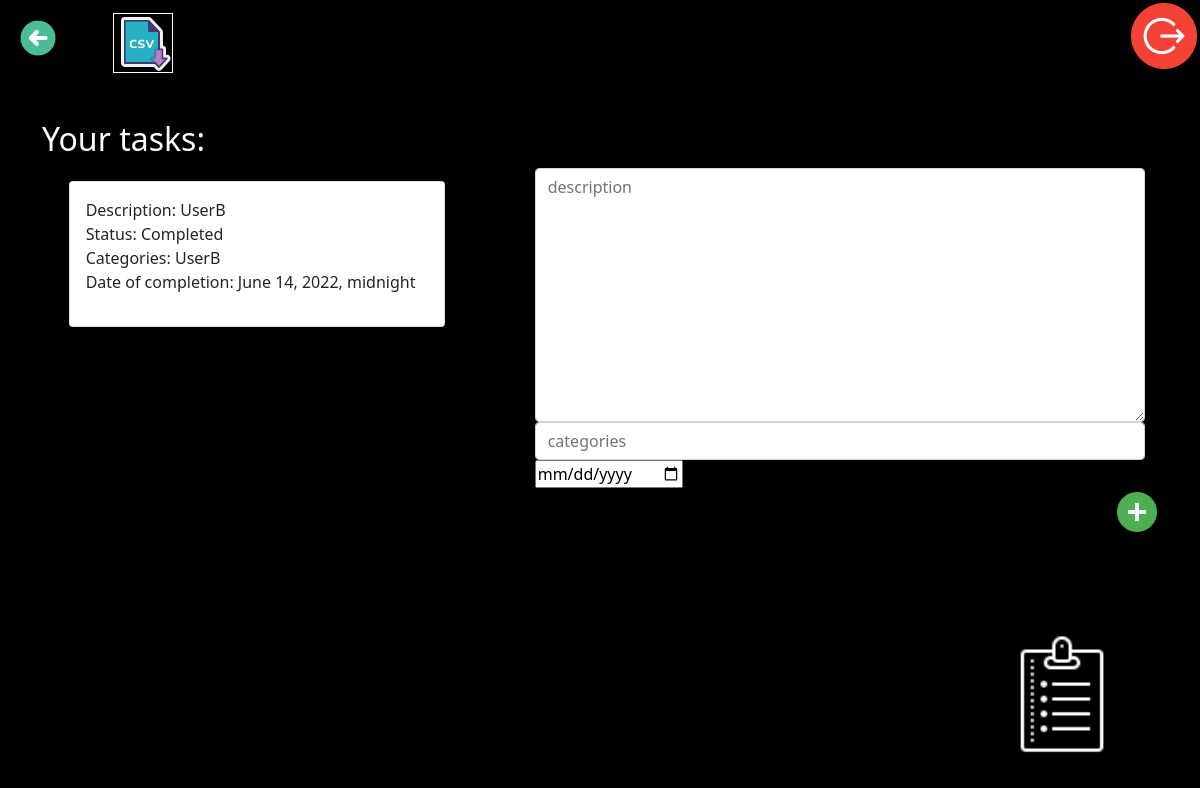
Before: /tasks/my-tasks/1 (signed in) with the older database file.
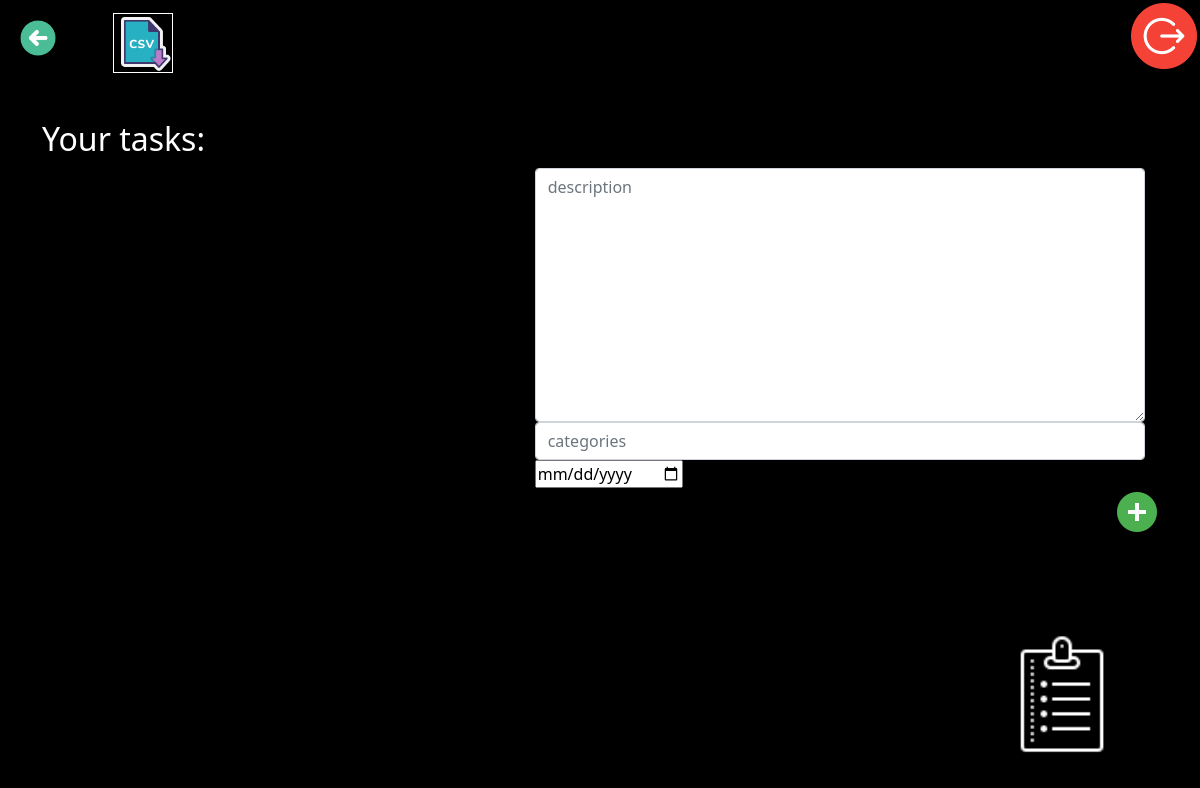
After: the same page with the newer database file.
### listWorkers/models.py (models this page shows, shortened)
class Employees_Task_List(Model):
    id_creator = IntegerField("id_creator", max_length=1000, null=False)
    id_worker = IntegerField("id_worker", max_length=1000, null=False)
    id_team = IntegerField("id_team", max_length=1000, null=False)
    description = CharField("description", max_length=1000, null=False)
    status = CharField("status", max_length=100, auto_created="Not complete")
    categories = CharField("categories", max_length=1000, null=False)
    date_of_completion = DateTimeField()
    class Meta:
        ordering = ["id"]
        verbose_name = "Employees_Task_List"
        verbose_name_plural = "Employees_Task_List"

### listWorkers/views.py (the view, shortened to what this page needs)
# urls.py: path("my-tasks/<int:iduser>", MyTasks.as_view(), name="my_tasks"),
class MyTasks(View):
    def get(self, request, iduser):
        id_user = request.user.id
        check_log(id_user)
        form = NewTaskForm()
        tasks = Employees_Task_List.objects.filter(id_worker=iduser)
        return render(
            request,
            "listWorkers/my_tasks.html",
            {"form": form, "tasks": tasks, "id_worker": iduser},
        )

### listWorkers/forms.py
class NewTaskForm(ModelForm):
    class Meta:
        model = models.Employees_Task_List
        fields = ["description", "categories", "date_of_completion"]
        widgets = {
            "description": Textarea(
                attrs={"class": "form-control", "placeholder": "description"}
            ),
            "categories": TextInput(
                attrs={"class": "form-control", "placeholder": "categories"}
            ),
            "date_of_completion": DateInput(),
        }

### listWorkers/views.py (called while the page is built)
def check_log(id_user):
    if id_user:
        pass
    else:
        raise PermissionDenied()

### listWorkers/templates/listWorkers/my_tasks.html (shortened to what this page needs)
{% extends 'listWorkers/base.html' %}
{% load static %}
{% block css_aditional %}
<link rel="stylesheet" href="{% static 'listWorkers/css/my_tasks.css'%}">
{% endblock %}
{% block content %}
<a href="{% url 'logout' %}"><img align="right" src="/static/listWorkers/img/logout.png" id="logout">  </a>
<a href="{% url 'profile_user' %}"> <img id="back" src="/static/listWorkers/img/back2.png"> </a>
<a href="{% url 'export_tasks' user.id %}"> <img id="export" src="/static/listWorkers/img/export_csv2.png"> </a>
<h2 id="taskWorker" align="left">Your tasks: {{info.name}}</h2>
    <div class="col-8 mt-5" id="create_task">
        <form class="form-inline justify-content-centr" id="createNewTaskForm" method="post" data-url="{% url 'my_tasks' user.id%}">
            {% for field in form %}
                <div class="mx-3">
                    {{ field }}
                </div>
            {% endfor %}
            <input id="createButton" align="right"  type="image" src="/static/listWorkers/img/add.png">
        </form>
    </div>
    <div class="col-5 mt-5" id="taskList">
        {% for task in tasks %}
            <div class="card mb-1" id="taskCard" data-id="{{ task.id}}" style="{% if task.completed %} text-decoration: line-through {% endif %}">
                <div class="card-body">
                    <p>Description: {{ task.description }}<br>Status: {{task.status}}<br>Categories: {{ task.categories }}<br>Date of completion: {{ task.date_of_completion }}<br> </p>
                </div>
            </div>
        {% endfor %}
    </div>
<img align="right" id="todolist" src="/static/listWorkers/img/todolist.png">
{% endblock %}

Changed rows visible on the page:
removed Employees_Task_List: description "UserB", status "Completed", categories "UserB", date_of_completion "June 14, 2022, midnight"
